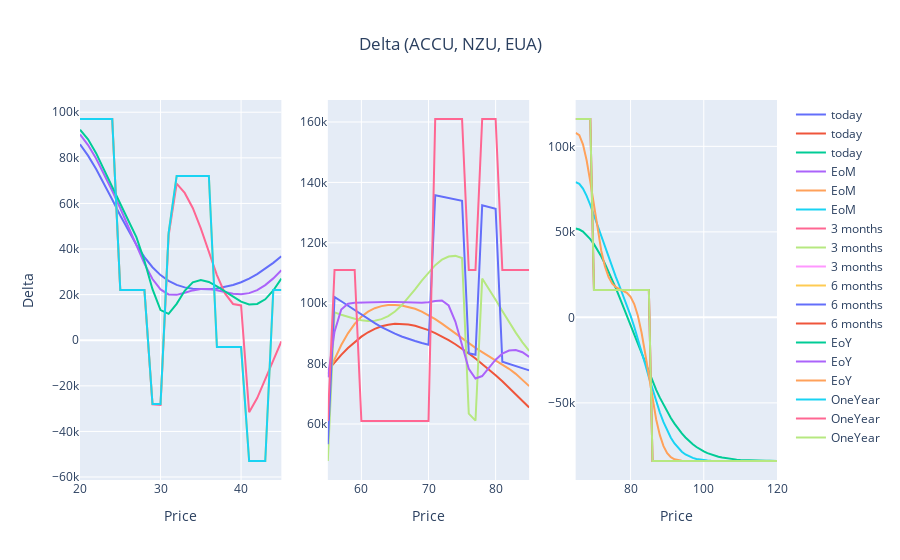

Notebook cell for this chart:
### Code cell
fig = make_subplots(rows=1, cols=3)
for i in range(0,len(eua_d.data)):
    fig.add_trace(accu_d.data[i], row=1, col=1)
    fig.add_trace(nzu_d.data[i], row=1, col=2)
    fig.add_trace(eua_d.data[i], row=1, col=3)
    
fig.update_layout(title={'text': 'Delta (ACCU, NZU, EUA)','x': 0.5,'xanchor': 'center'})    

fig.update_xaxes(title_text="Price", row=1, col=1)
fig.update_yaxes(title_text="Delta", row=1, col=1)
fig.update_xaxes(title_text="Price", row=1, col=2)
#fig.update_yaxes(title_text="PnL", row=1, col=2)
fig.update_xaxes(title_text="Price", row=1, col=3)
#fig.update_yaxes(title_text="PnL", row=1, col=3)
fig.show()
